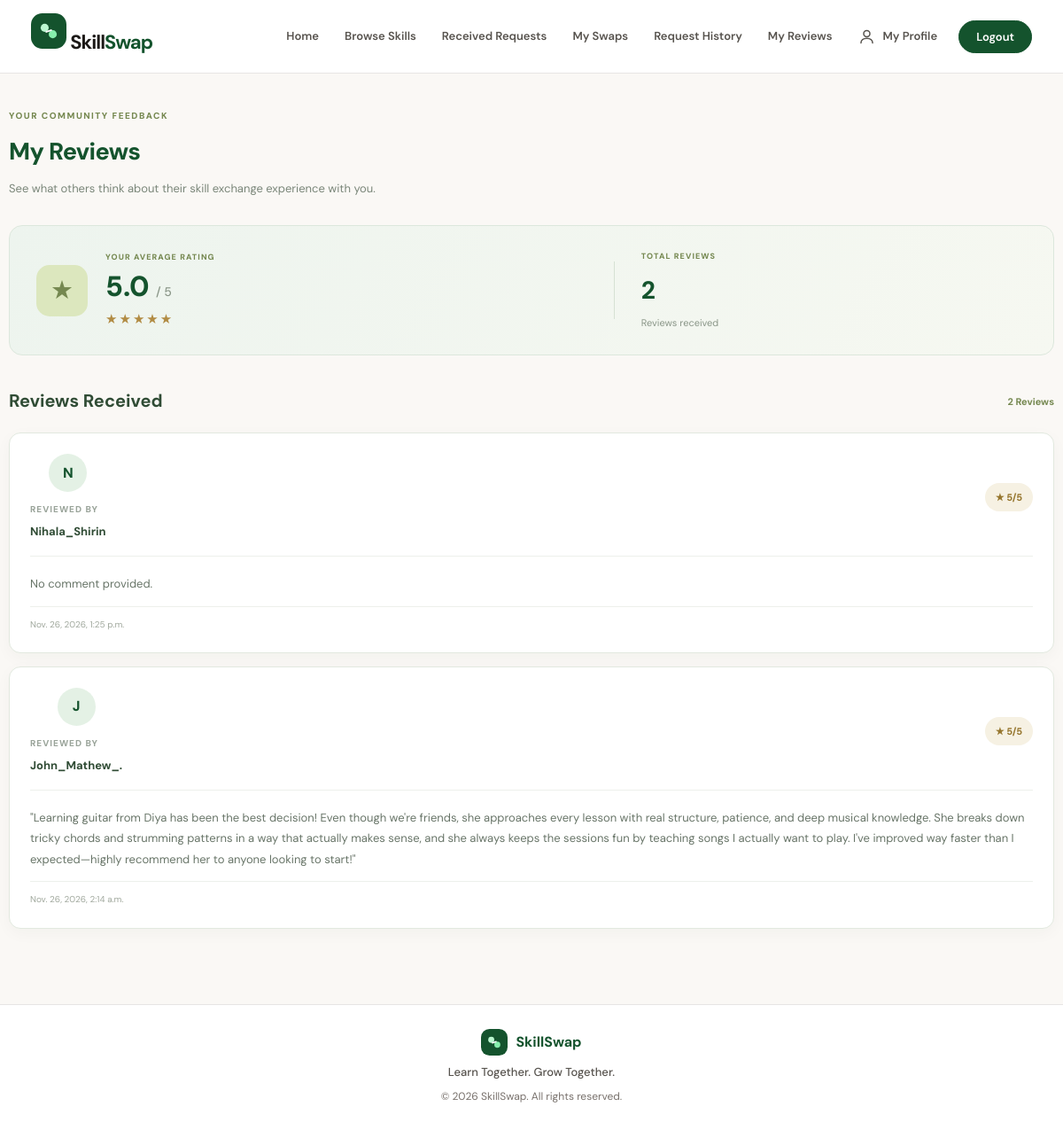
Screenshot of /accounts/my-reviews/ (signed in) with the database file from the repository.
### reviews/models.py (models this page shows, shortened)
class Review(models.Model):
    swap = models.ForeignKey(
        SwapRequest,
        on_delete=models.CASCADE,
        related_name='reviews'
    )
    reviewer = models.ForeignKey(
        User,
        on_delete=models.CASCADE,
        related_name='given_reviews'
    )
    reviewed_user = models.ForeignKey(
        User,
        on_delete=models.CASCADE,
        related_name='received_reviews'
    )
    rating = models.PositiveIntegerField(
    validators=[
        MinValueValidator(1),
        MaxValueValidator(5)
    ]
)
    comment = models.TextField(blank=True)
    created_at = models.DateTimeField(auto_now_add=True)
    class Meta:
        constraints = [
            models.UniqueConstraint(
                fields=['swap', 'reviewer'],
                name='unique_review_per_swap_reviewer'
            ),
            models.CheckConstraint(
                condition=Q(rating__gte=1, rating__lte=5),
                name='rating_between_1_and_5'
            )
        ]

### accounts/views.py (the view)
# urls.py: path('my-reviews/', views.my_reviews, name='my_reviews'),
@login_required
def my_reviews(request):
    reviews = Review.objects.filter(
        reviewed_user=request.user
    ).select_related('reviewer').order_by('-created_at')
    average_rating = reviews.aggregate(
        avg_rating=Avg('rating')
    )['avg_rating']
    total_reviews = reviews.count()
    context = {
        'reviews': reviews,
        'average_rating': average_rating,
        'total_reviews': total_reviews,
    }
    return render(request, 'accounts/my_reviews.html', context)

### accounts/templates/accounts/my_reviews.html (shortened to what this page needs)
{% extends "base.html" %}
{% load static %}
{% block extra_css %}
<link rel="stylesheet" href="{% static 'css/my_reviews.css' %}">
{% endblock %}
{% block content %}
<section class="my-reviews-page">
    <div class="my-reviews-heading">
        <span class="my-reviews-eyebrow">YOUR COMMUNITY FEEDBACK</span>
        <h1>My Reviews</h1>
        <p>See what others think about their skill exchange experience with you.</p>
    </div>
    <div class="rating-summary-card">
        <div class="rating-summary-main">
            <div class="rating-summary-icon">★</div>
            <div>
                <span class="rating-summary-label">YOUR AVERAGE RATING</span>
                <div class="rating-value">
                    {% if average_rating %}
                        {{ average_rating|floatformat:1 }}
                        <span>/ 5</span>
                    {% else %}
                        <span class="no-rating">No ratings yet</span>
                    {% endif %}
                </div>
                {% if average_rating %}
                    <div class="rating-stars">★★★★★</div>
                {% endif %}
            </div>
        </div>
        <div class="rating-total">
            <span class="rating-summary-label">TOTAL REVIEWS</span>
            <strong>{{ total_reviews }}</strong>
            <p>Reviews received</p>
        </div>
    </div>
    <div class="reviews-list-section">
        <div class="reviews-section-heading">
            <h2>Reviews Received</h2>
            <span>{{ total_reviews }} Reviews</span>
        </div>
        <div class="my-reviews-list">
            {% for review in reviews %}
                <article class="my-review-card">
                    <div class="my-review-header">
                        <div class="reviewer-details">
                            <div class="reviewer-avatar">
                                {{ review.reviewer.username|first|upper }}
                            </div>
                            <div>
                                <span class="reviewer-label">REVIEWED BY</span>
                                <h3>{{ review.reviewer.username }}</h3>
                            </div>
                        </div>
                        <span class="review-rating">
                            ★ {{ review.rating }}/5
                        </span>
                    </div>
                    <div class="review-comment">
                        <p>{{ review.comment|default:"No comment provided." }}</p>
                    </div>
                    <div class="review-date">
                        {{ review.created_at }}
                    </div>
                </article>
            {% empty %}
                <div class="reviews-empty">
                    <div class="reviews-empty-icon">★</div>
                    <h3>No Reviews Yet</h3>
                    <p>You haven't received any reviews yet.</p>
                </div>
            {% endfor %}
        </div>
    </div>
</section>
{% endblock %}

### static/css/style.css (style rules this page uses)
:root { --ss-cream: #faf8f5; --ss-hero-bg: #edf4ee; --ss-how-bg: #f6f4ef; --ss-warm-tint: #e8f1ea; --ss-card-bg: #ffffff; --ss-forest: #14532d; --ss-forest-hover: #166534; --ss-sage-soft: #dcfce7; --ss-ink: #1c1917; --ss-ink-muted: #57534e; --ss-line: #e7e5e4; }
* { margin: 0; padding: 0; box-sizing: border-box; }
html { scroll-behavior: smooth; }
body { min-height: 100vh; display: flex; flex-direction: column; background-color: var(--ss-cream); color: var(--ss-ink); font-family: "DM Sans", sans-serif; line-height: 1.65; }
.rating-summary-label { color: #758075; font-size: 9px; font-weight: 750; letter-spacing: 1.1px; }
.reviewer-avatar { width: 38px; height: 38px; flex-shrink: 0; display: flex; align-items: center; justify-content: center; background: #dce7be; color: #30401c; border-radius: 50%; font-size: 14px; font-weight: 750; }
.reviewer-details { display: flex; flex-direction: column; gap: 4px; min-width: 0; }
.reviewer-details h3 { color: #304c35; font-size: 13px; font-weight: 700; }
.reviewer-details span { color: #9aa49a; font-size: 10px; }
.review-rating { margin-left: auto; flex-shrink: 0; padding: 6px 9px; background: #f5f3e9; color: #957329; border-radius: 6px; font-size: 11px; font-weight: 700; }
.review-comment { color: #687568; font-size: 13px; line-height: 1.8; }

### rows the page displays
Review: reviewer.username|first "N", reviewer.username "Nihala_Shirin", rating "5", comment "No comment provided.", created_at "Nov. 26, 2026, 1:25 p.m."
Review: reviewer.username|first "J", reviewer.username "John_Mathew_.", rating "5", comment "\"Learning guitar from Diya has been the best decision! Even though we're friends, she approaches every lesson with real structure, patience, and deep musical knowledge. She breaks down tricky chords and strumming patterns in a way that actually makes sense, and she always keeps the sessions fun by teaching songs I actually want to play. I've improved way faster than I expected—highly recommend her to anyone looking to start!\"", created_at "Nov. 26, 2026, 2:14 a.m."

### other values shown
{{ average_rating|floatformat:1 }} "5.0"
{{ total_reviews }} "2"
